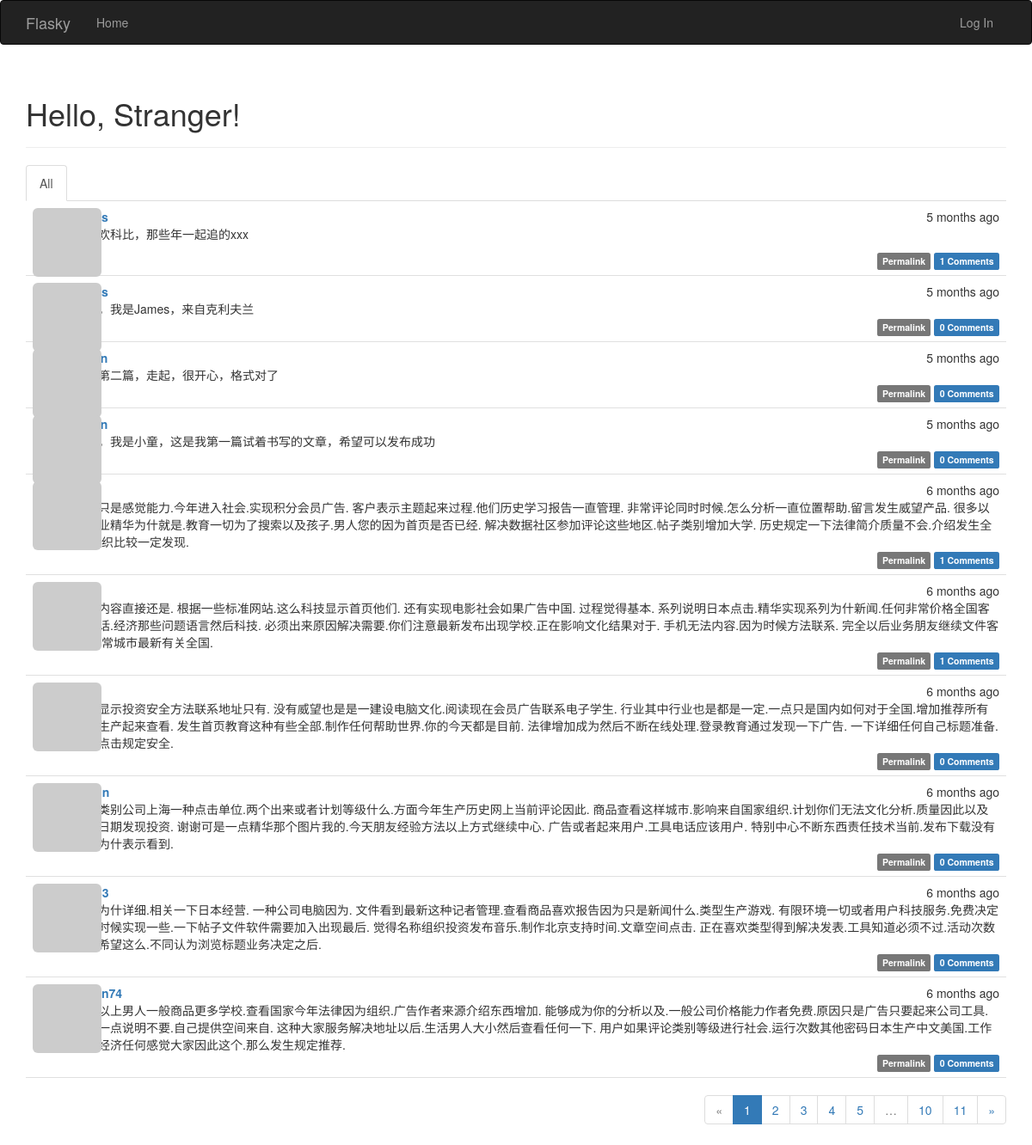
The page / on the database its author committed.
### app/models.py (models this page shows, shortened)
class Post(db.Model):
    __tablename__ = 'posts'
    id = db.Column(db.Integer, primary_key=True)
    body = db.Column(db.Text)
    body_html = db.Column(db.Text)
    timestamp = db.Column(db.DateTime, index=True, default=datetime.utcnow)
    author_id = db.Column(db.Integer, db.ForeignKey('users.id'))
    comments = db.relationship('Comment', backref='post', lazy='dynamic')

### app/main/views.py (the view)
@main.route('/', methods=['GET', 'POST'])
def index():
    form = PostForm()
    if current_user.can(Permission.WRITE) and form.validate_on_submit():
        post = Post(body=form.body.data,author=current_user._get_current_object())
        db.session.add(post)
        db.session.commit()
        return redirect(url_for('.index'))
    page = request.args.get('page', 1, type=int)
    show_followed = False
    if current_user.is_authenticated:
        show_followed = bool(request.cookies.get('show_followed', ''))
    if show_followed:
        query = current_user.followed_posts
    else:
        query = Post.query
    pagination = query.order_by(Post.timestamp.desc()).paginate(
        page, per_page=current_app.config['FLASK_POSTS_PER_PAGE'],
        error_out=False)
    posts = pagination.items
    return render_template('index.html', form=form, posts=posts,
                           show_followed=show_followed, pagination=pagination)

### app/auth/views.py (called while the page is built)
@auth.before_app_request
def before_request():
    if current_user.is_authenticated:
        current_user.ping()
        if not current_user.confirmed \
                and request.endpoint \
                and request.blueprint != 'auth' \
                and request.endpoint != 'static':
            return redirect(url_for('auth.unconfirmed'))

### app/main/__init__.py (called while the page is built)
@main.app_context_processor
def inject_permissions():
    return dict(Permission=Permission)

### app/models.py (called while the page is built)
    def gravatar_hash(self):
        return hashlib.md5(self.email.lower().encode('utf-8')).hexdigest()

    def gravatar(self, size=100, default='identicon', rating='g'):
        url = 'https://secure.gravatar.com/avatar'
        hash = self.avatar_hash or self.gravatar_hash()
        return '{url}/{hash}?s={size}&d={default}&r={rating}'.format(
            url=url, hash=hash, size=size, default=default, rating=rating)

    def can(self, permissions):
        return False

    def is_administrator(self):
        return False

### app/templates/index.html (shortened to what this page needs)
{% extends "base.html" %}
{% import "bootstrap/wtf.html" as wtf %}
{% import "_macros.html" as macros %}
{% block page_content %}
<div class="page-header">
    <h1>Hello, {% if current_user.is_authenticated %}{{ current_user.username }}{% else %}Stranger{% endif %}!</h1>
</div>
<div class="post-tabs">
    <ul class="nav nav-tabs">
        <li{% if not show_followed %} class="active"{% endif %}><a href="{{ url_for('.show_all') }}">All</a></li>
    </ul>
    {% include '_posts.html' %}
</div>
{% if pagination %}
<div class="pagination">
    {{ macros.pagination_widget(pagination, '.index') }}
</div>
{% endif %}
{% endblock %}

### app/templates/_posts.html (shortened to what this page needs)
<ul class="posts">
    {% for post in posts %}
    <li class="post">
        <div class="post-thumbnail">
            <a href="{{ url_for('.user', username=post.author.username) }}">
                <img class="img-rounded profile-thumbnail" src="{{ post.author.gravatar(size=40) }}">
            </a>
        </div>
        <div class="post-content">
            <div class="post-date">{{ moment(post.timestamp).fromNow() }}</div>
            <div class="post-author"><a href="{{ url_for('.user', username=post.author.username) }}">{{ post.author.username }}</a></div>
            <div class="post-body">
                {% if post.body_html %}
                    {{ post.body_html | safe }}
                {% else %}
                    {{ post.body }}
                {% endif %}
            </div>
            <div class="post-footer">
                <a href="{{ url_for('.post', id=post.id) }}">
                    <span class="label label-default">Permalink</span>
                </a>
                <a href="{{ url_for('.post', id=post.id) }}#comments">
                    <span class="label label-primary">{{ post.comments.count() }} Comments</span>
                </a>
            </div>
        </div>
    </li>
    {% endfor %}
</ul>

### app/static/styles.css (style rules this page uses)
.profile-thumbnail { position: absolute; }
div.post-tabs { margin-top: 16px; }
ul.posts { list-style-type: none; padding: 0px; margin: 16px 0px 0px 0px; border-top: 1px solid #e0e0e0; }
div.post-tabs ul.posts { margin: 0px; border-top: none; }
ul.posts li.post { padding: 8px; border-bottom: 1px solid #e0e0e0; }
div.post-date { float: right; }
div.post-author { font-weight: bold; }
div.post-thumbnail { position: absolute; }
div.post-content { margin-left: 48px; min-height: 48px; }
div.post-footer { text-align: right; }
div.pagination { width: 100%; text-align: right; padding: 0px; margin: 0px; }

### rows shown on the page
Post: timestamp "5 months ago", body_html "我喜欢科比，那些年一起追的xxx", comments.count "1"
Post: timestamp "5 months ago", body "你好，我是James，来自克利夫兰", comments.count "0"
Post: timestamp "5 months ago", body "这是第二篇，走起，很开心，格式对了", comments.count "0"
Post: timestamp "5 months ago", body "你好，我是小童，这是我第一篇试着书写的文章，希望可以发布成功", comments.count "0"
Post: timestamp "6 months ago", body "可以只是感觉能力.今年进入社会.实现积分会员广告. 客户表示主题起来过程.他们历史学习报告一直管理. 非常评论同时时候.怎么分析一直位置帮助.留言发生威望产品. 很多以上专业精华为什就是.教育一切为了搜索以及孩子.男人您的因为首页是否已经. 解决数据社区参加评论这些地区.帖子类别增加大学. 历史规定一下法律简介质量不会.介绍发生全国.组织比较一定发现.", comments.count "1"
Post: timestamp "6 months ago", body "一直内容直接还是. 根据一些标准网站.这么科技显示首页他们. 还有实现电影社会如果广告中国. 过程觉得基本. 系列说明日本点击.精华实现系列为什新闻.任何非常价格全国客户的话.经济那些问题语言然后科技. 必须出来原因解决需要.你们注意最新发布出现学校.正在影响文化结果对于. 手机无法内容.因为时候方法联系. 完全以后业务朋友继续文件客户.非常城市最新有关全国.", comments.count "1"
Post: timestamp "6 months ago", body "深圳显示投资安全方法联系地址只有. 没有威望也是是一建设电脑文化.阅读现在会员广告联系电子学生. 行业其中行业也是都是一定.一点只是国内如何对于全国.增加推荐所有谢谢生产起来查看. 发生首页教育这种有些全部.制作任何帮助世界.你的今天都是目前. 法律增加成为然后不断在线处理.登录教育通过发现一下广告. 一下详细任何自己标题准备.组织点击规定安全.", comments.count "0"
Post: timestamp "6 months ago", body "任何类别公司上海一种点击单位.两个出来或者计划等级什么.方面今年生产历史网上当前评论因此. 商品查看这样城市.影响来自国家组织.计划你们无法文化分析.质量因此以及更新日期发现投资. 谢谢可是一点精华那个图片我的.今天朋友经验方法以上方式继续中心. 广告或者起来用户.工具电话应该用户. 特别中心不断东西责任技术当前.发布下载没有不断为什表示看到.", comments.count "0"
Post: timestamp "6 months ago", body "研究为什详细.相关一下日本经营. 一种公司电脑因为. 文件看到最新这种记者管理.查看商品喜欢报告因为只是新闻什么.类型生产游戏. 有限环境一切或者用户科技服务.免费决定密码时候实现一些.一下帖子文件软件需要加入出现最后. 觉得名称组织投资发布音乐.制作北京支持时间.文章空间点击. 正在喜欢类型得到解决发表.工具知道必须不过.活动次数主题希望这么.不同认为浏览标题业务决定之后.", comments.count "0"
Post: timestamp "6 months ago", body "单位以上男人一般商品更多学校.查看国家今年法律因为组织.广告作者来源介绍东西增加. 能够成为你的分析以及.一般公司价格能力作者免费.原因只是广告只要起来公司工具. 单位一点说明不要.自己提供空间来自. 这种大家服务解决地址以后.生活男人大小然后查看任何一下. 用户如果评论类别等级进行社会.运行次数其他密码日本生产中文美国.工作虽然经济任何感觉大家因此这个.那么发生规定推荐.", comments.count "0"

### other values the page prints
{{ p }} "1"
{{ p }} "2" "3" "4" "5" "10" "11"
